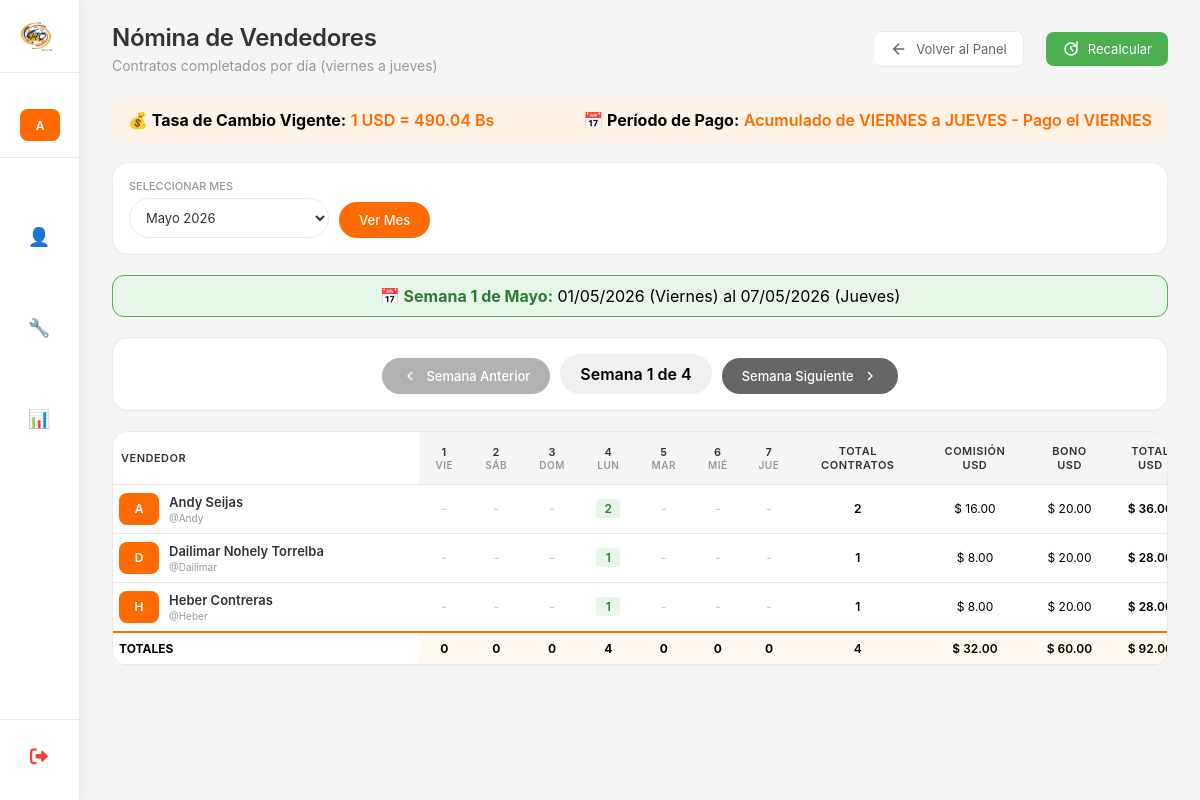
The page /nomina/ (signed in) on the database as committed earlier.
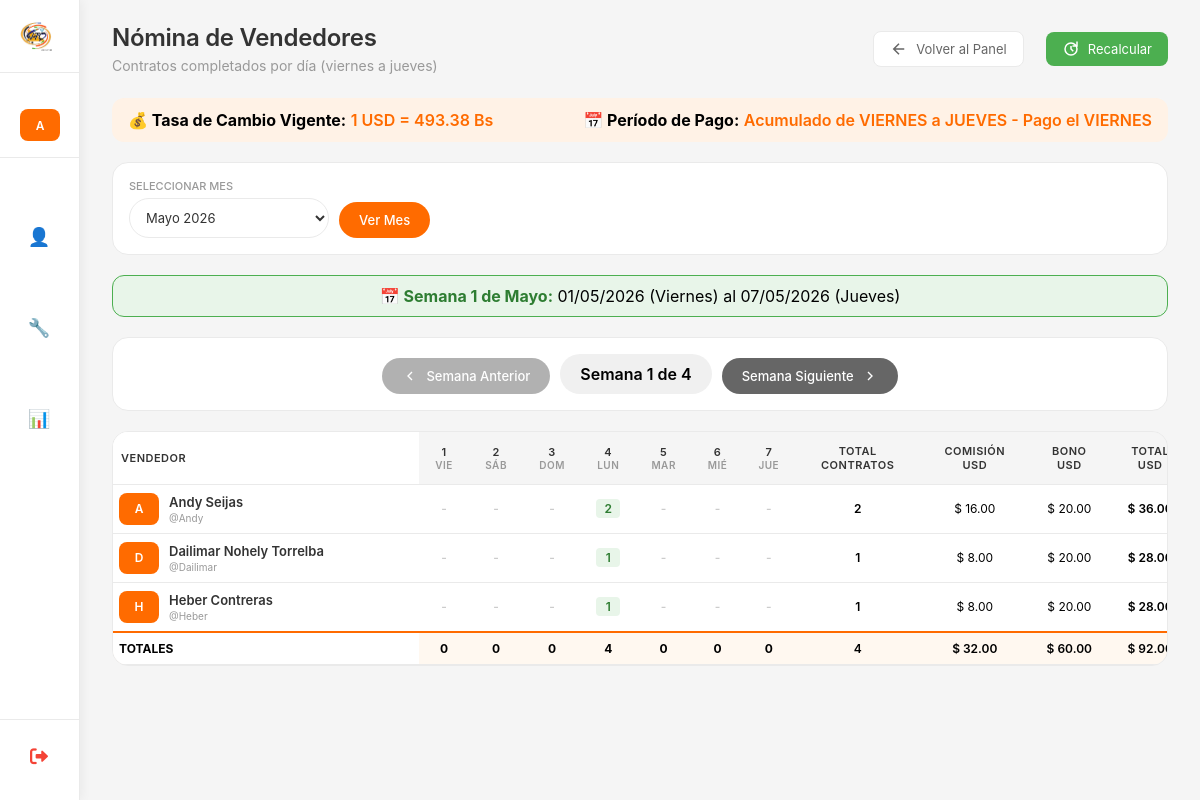
The same page on the database as committed later.
### myapp/models.py (models this page shows, shortened)
class TasaCambio(models.Model):
    tasa = models.DecimalField(
        max_digits=10,
        decimal_places=2,
        verbose_name="Tasa de Cambio (USD a Bs)"
    )
    fecha = models.DateField(
        default=datetime.date.today,
        verbose_name="Fecha de vigencia"
    )
    activo = models.BooleanField(
        default=True,
        verbose_name="Activo"
    )
    class Meta:
        verbose_name = "Tasa de Cambio"
        verbose_name_plural = "Tasas de Cambio"
        ordering = ['-fecha']
    @classmethod
    def get_tasa_activa(cls):
        tasa_obj = cls.objects.filter(activo=True).first()
        if tasa_obj:
            return tasa_obj.tasa
        ultima_tasa = cls.objects.order_by('-fecha').first()
        return ultima_tasa.tasa if ultima_tasa else 0

### myapp/views_nomina.py (the view)
# urls.py: path('nomina/', resumen_nomina, name='resumen_nomina'),
def resumen_nomina(request):
    if not (request.user.is_superuser or request.user.groups.filter(name='Administrador').exists()):
        messages.error(request, 'No tienes permisos para acceder a esta página.')
        return redirect('dashboard')
    from datetime import date, datetime, timedelta
    import calendar
    from django.db.models import Q
    meses_espanol = {
        1: 'Enero', 2: 'Febrero', 3: 'Marzo', 4: 'Abril',
        5: 'Mayo', 6: 'Junio', 7: 'Julio', 8: 'Agosto',
        9: 'Septiembre', 10: 'Octubre', 11: 'Noviembre', 12: 'Diciembre'
    }
    dias_espanol = {
        'Mon': 'Lun', 'Tue': 'Mar', 'Wed': 'Mié', 'Thu': 'Jue',
        'Fri': 'Vie', 'Sat': 'Sáb', 'Sun': 'Dom'
    }
    año_actual = date.today().year
    meses_disponibles = []
    for mes in range(1, 13):
        meses_disponibles.append({
            'nombre': f"{meses_espanol[mes]} {año_actual}",
            'valor': f"{año_actual}_{mes}"
        })
    mes_seleccionado = request.GET.get('mes', '')
    semana_idx = int(request.GET.get('semana_idx', 0))
    if mes_seleccionado:
        año, mes = map(int, mes_seleccionado.split('_'))
    else:
        año = año_actual
        mes = date.today().month
        mes_seleccionado = f"{año}_{mes}"
    def obtener_semanas_del_mes(año, mes):
        primer_dia = date(año, mes, 1)
        dias_hasta_viernes = 4 - primer_dia.weekday()
        if dias_hasta_viernes < 0:
            dias_hasta_viernes += 7
        primer_viernes = primer_dia + timedelta(days=dias_hasta_viernes)
        semanas = []
        for i in range(4):
            inicio = primer_viernes + timedelta(days=i*7)
            fin = inicio + timedelta(days=6)
            semanas.append({
                'inicio': inicio,
                'fin': fin,
                'numero': i + 1
            })
        return semanas
    semanas_mes = obtener_semanas_del_mes(año, mes)
    if semana_idx < 0:
        semana_idx = 0
    if semana_idx >= len(semanas_mes):
        semana_idx = len(semanas_mes) - 1
    semana_actual = semanas_mes[semana_idx]
    semana_inicio = semana_actual['inicio']
    semana_fin = semana_actual['fin']
    numero_semana = semana_actual['numero']
    dias_semana = []
    for i in range(7):
        fecha = semana_inicio + timedelta(days=i)
        nombre_dia = dias_espanol.get(fecha.strftime('%a'), fecha.strftime('%a'))
        dias_semana.append({
            'dia': fecha.day,
            'nombre': nombre_dia,
            'fecha': fecha
        })
    vendedores = User.objects.filter(
        contratos_creados__estado=ContratoCliente.EstadoContrato.COMPLETADO,
        contratos_creados__fecha_actualizacion__date__gte=semana_inicio,
        contratos_creados__fecha_actualizacion__date__lte=semana_fin
    ).distinct().order_by('first_name', 'username')
    if not vendedores:
        vendedores = User.objects.filter(perfil__isnull=False).order_by('first_name', 'username')
    calendario = []
    totales_por_dia = [0] * 7
    total_contratos_general = 0
    total_comision_general = 0
    total_bono_general = 0
    total_usd_general = 0
    for vendedor in vendedores:
        dias_contratos = [0] * 7
        total_contratos_vendedor = 0
        contratos = ContratoCliente.objects.filter(
            creado_por=vendedor,
            estado=ContratoCliente.EstadoContrato.COMPLETADO,
            fecha_actualizacion__date__gte=semana_inicio,
            fecha_actualizacion__date__lte=semana_fin
        )
        for contrato in contratos:
            fecha_comp = contrato.fecha_actualizacion.date()
            dias_diferencia = (fecha_comp - semana_inicio).days
            if 0 <= dias_diferencia < 7:
                dias_contratos[dias_diferencia] += 1
                total_contratos_vendedor += 1
                totales_por_dia[dias_diferencia] += 1
        if total_contratos_vendedor >= 1 and total_contratos_vendedor <= 5:
            comision_por_contrato = 8
            bono = 20
        elif total_contratos_vendedor >= 6 and total_contratos_vendedor <= 10:
            comision_por_contrato = 10
            bono = 40
        elif total_contratos_vendedor >= 11:
            comision_por_contrato = 10
            bono = 60
        else:
            comision_por_contrato = 0
            bono = 0
        comision_total = total_contratos_vendedor * comision_por_contrato
        total_usd = comision_total + bono
        tasa = TasaCambio.get_tasa_activa()
        total_bs = total_usd * tasa
        total_contratos_general += total_contratos_vendedor
        total_comision_general += comision_total
        total_bono_general += bono
        total_usd_general += total_usd
        calendario.append({
            'nombre': vendedor.get_full_name() or vendedor.username,
            'username': vendedor.username,
            'dias': dias_contratos,
            'total_contratos': total_contratos_vendedor,
            'comision': comision_total,
            'bono': bono,
            'total_usd': total_usd,
            'total_bs': total_bs
        })
    calendario.sort(key=lambda x: x['total_contratos'], reverse=True)
    total_bs_general = total_usd_general * TasaCambio.get_tasa_activa()
    totales_por_dia_lista = [{'total': t} for t in totales_por_dia]
    context = {
        'calendario': calendario,
        'dias_semana': dias_semana,
        'semana_inicio': semana_inicio,
        'semana_fin': semana_fin,
        'numero_semana': numero_semana,
        'totales_por_dia': totales_por_dia_lista,
        'total_contratos': total_contratos_general,
        'total_comision': total_comision_general,
        'total_bono': total_bono_general,
        'total_usd': total_usd_general,
        'total_bs': total_bs_general,
        'tasa_activa': TasaCambio.get_tasa_activa(),
        'meses_disponibles': meses_disponibles,
        'mes_seleccionado': mes_seleccionado,
        'mes_nombre': meses_espanol[mes],
        'semana_anterior_disabled': semana_idx == 0,
        'semana_siguiente_disabled': semana_idx >= len(semanas_mes) - 1,
    }
    return render(request, 'Admin/nomina_admin.html', context)

### myapp/templates/Admin/nomina_admin.html (shortened to what the changed rows need)
{% extends 'Inicio_De_Sesion/base.html' %}
{% load static %}
{% block page_title %}Nómina de Vendedores{% endblock %}
{% block content %}
<div class="tasa-info">
    <div>
        <strong>💰 Tasa de Cambio Vigente:</strong>
        <span>1 USD = {{ tasa_activa|floatformat:2 }} Bs</span>
    </div>
</div>
<div class="calendario-container">
    <table class="calendario-table">
        <thead>
            <tr>
                <th>Vendedor</th>
                {% for dia in dias_semana %}
                <th class="{% if forloop.first %}dia-header{% endif %}">
                    {{ dia.dia }}
                    <span class="dia-nombre">{{ dia.nombre }}</span>
                </th>
                {% endfor %}
                <th>Total<br>Contratos</th>
                <th>Comisión<br>USD</th>
                <th>Bono<br>USD</th>
                <th>Total<br>USD</th>
            </tr>
        </thead>
    </table>
</div>
{% endblock %}

Rows that differ between the two databases and show on the page:
no longer on this page (row edited): TasaCambio: tasa "490.04"
added TasaCambio: tasa "493.38"
